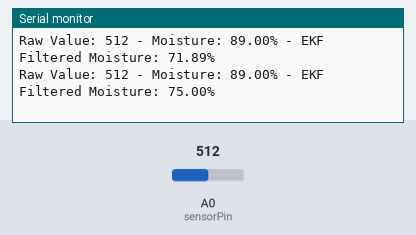
A sketch run on a simulated Arduino Uno, built with avr-gcc and run on an emulated ATmega328P. Parts: the last lines printed to the serial monitor. The test bench sets the inputs (shaded band); at power-on: A0 (sensorPin) = 512.

Above: at 1.2 s.
1.3 s: A0 (sensorPin) set to 716
At 1.48 s:
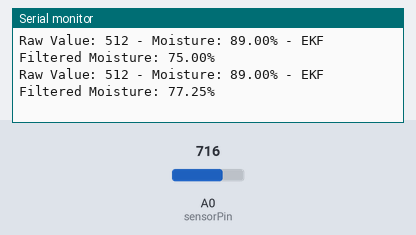
2.8 s: A0 (sensorPin) set to 900
At 2.99 s:
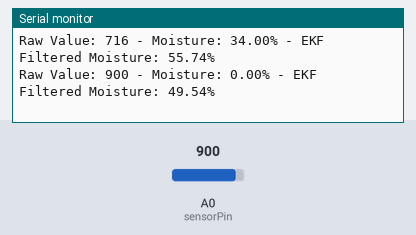
Timing chart, 0 to 5.8 s (numbered marks = the images above; inputs shaded):
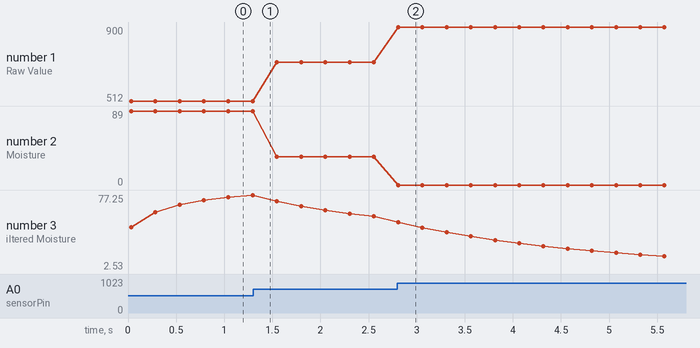

Measured:
- after the input at 2.8 s, the serial monitor: prints a new line at once (image 2)
- plotted number 1: 512 → 716 after the input at 1.3 s, 716 → 900 after the input at 2.8 s
- plotted number 2: 89 → 34 after the input at 1.3 s, 34 → 0 after the input at 2.8 s
- plotted number 3: 77.25 → 55.74 after the input at 1.3 s, 55.74 → 2.53 after the input at 2.8 s

The sketch:

EKF_sensor.ino
```cpp
// Define the analog pin connected to the soil moisture sensor
const int sensorPin = A0; // SIG pin connected to A0

// EKF variables
float x = 0.0;         // State: Estimated moisture level
float P = 1.0;         // Covariance: Uncertainty in the estimate
float Q = 0.01;        // Process noise covariance
float R = 1.0;         // Measurement noise covariance

// EKF update function
void EKF_Update(float z) {
    // Prediction step
    float x_pred = x;             // Predicted state (no dynamics in this case)
    float P_pred = P + Q;         // Predicted covariance

    // Update step
    float K = P_pred / (P_pred + R);  // Kalman gain
    x = x_pred + K * (z - x_pred);   // Update state estimate
    P = (1 - K) * P_pred;            // Update covariance
}

void setup() {
    // Initialize serial communication
    Serial.begin(9600);
    while (!Serial) {
        ; // Wait for serial port to connect
    }
    Serial.println("Soil Moisture Sensor with EKF");
}

void loop() {
    // Read raw data from the sensor
    int rawValue = analogRead(sensorPin);


    // 10mh
    // Convert the raw data to a percentage (0-100%)
    float moisture = map(rawValue, 470, 840, 100, 0);

    // 50kh
    // Convert the raw data to a percentage (0-100%)
    // float moisture = map(rawValue, 200, 855, 100, 0);

    if (moisture < 0)
      moisture = 0;
    else if (moisture > 100)
      moisture = 100;

    // Apply EKF
    EKF_Update(moisture);

    // Print raw and filtered values
    Serial.print("Raw Value: ");
    Serial.print(rawValue);
    Serial.print(" - Moisture: ");
    Serial.print(moisture);
    Serial.print("% - EKF Filtered Moisture: ");
    Serial.print(x);
    Serial.println("%");

    // Delay before next reading
    delay(250);
}
```
